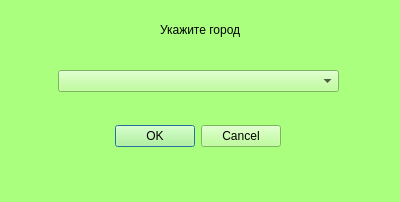
<?xml version="1.0" encoding="UTF-8"?>
<ui version="4.0">
 <class>Dialog</class>
 <widget class="QDialog" name="Dialog">
  <property name="geometry">
   <rect>
    <x>0</x>
    <y>0</y>
    <width>400</width>
    <height>202</height>
   </rect>
  </property>
  <property name="palette">
   <palette>
    <active>
     <colorrole role="WindowText">
      <brush brushstyle="SolidPattern">
       <color alpha="255">
        <red>0</red>
        <green>0</green>
        <blue>0</blue>
       </color>
      </brush>
     </colorrole>
     <colorrole role="Button">
      <brush brushstyle="SolidPattern">
       <color alpha="255">
        <red>170</red>
        <green>255</green>
        <blue>127</blue>
       </color>
      </brush>
     </colorrole>
     <colorrole role="Light">
      <brush brushstyle="SolidPattern">
       <color alpha="255">
        <red>255</red>
        <green>255</green>
        <blue>255</blue>
       </color>
      </brush>
     </colorrole>
     <colorrole role="Midlight">
      <brush brushstyle="SolidPattern">
       <color alpha="255">
        <red>212</red>
        <green>255</green>
        <blue>191</blue>
       </color>
      </brush>
     </colorrole>
     <colorrole role="Dark">
      <brush brushstyle="SolidPattern">
       <color alpha="255">
        <red>85</red>
        <green>127</green>
        <blue>63</blue>
       </color>
      </brush>
     </colorrole>
     <colorrole role="Mid">
      <brush brushstyle="SolidPattern">
       <color alpha="255">
        <red>113</red>
        <green>170</green>
        <blue>84</blue>
       </color>
      </brush>
     </colorrole>
     <colorrole role="Text">
      <brush brushstyle="SolidPattern">
       <color alpha="255">
        <red>0</red>
        <green>0</green>
        <blue>0</blue>
       </color>
      </brush>
     </colorrole>
     <colorrole role="BrightText">
      <brush brushstyle="SolidPattern">
       <color alpha="255">
        <red>255</red>
        <green>255</green>
        <blue>255</blue>
       </color>
      </brush>
     </colorrole>
     <colorrole role="ButtonText">
      <brush brushstyle="SolidPattern">
       <color alpha="255">
        <red>0</red>
        <green>0</green>
        <blue>0</blue>
       </color>
      </brush>
     </colorrole>
     <colorrole role="Base">
      <brush brushstyle="SolidPattern">
       <color alpha="255">
        <red>255</red>
        <green>255</green>
        <blue>255</blue>
       </color>
      </brush>
     </colorrole>
     <colorrole role="Window">
      <brush brushstyle="SolidPattern">
       <color alpha="255">
        <red>170</red>
        <green>255</green>
        <blue>127</blue>
       </color>
      </brush>
     </colorrole>
     <colorrole role="Shadow">
      <brush brushstyle="SolidPattern">
       <color alpha="255">
        <red>0</red>
        <green>0</green>
        <blue>0</blue>
       </color>
      </brush>
     </colorrole>
     <colorrole role="AlternateBase">
      <brush brushstyle="SolidPattern">
       <color alpha="255">
        <red>212</red>
        <green>255</green>
        <blue>191</blue>
       </color>
      </brush>
     </colorrole>
     <colorrole role="ToolTipBase">
      <brush brushstyle="SolidPattern">
       <color alpha="255">
        <red>255</red>
        <green>255</green>
        <blue>220</blue>
       </color>
      </brush>
     </colorrole>
     <colorrole role="ToolTipText">
      <brush brushstyle="SolidPattern">
       <color alpha="255">
        <red>0</red>
        <green>0</green>
        <blue>0</blue>
       </color>
      </brush>
     </colorrole>
    </active>
    <inactive>
     <colorrole role="WindowText">
      <brush brushstyle="SolidPattern">
       <color alpha="255">
        <red>0</red>
        <green>0</green>
        <blue>0</blue>
       </color>
      </brush>
     </colorrole>
     <colorrole role="Button">
      <brush brushstyle="SolidPattern">
       <color alpha="255">
        <red>170</red>
        <green>255</green>
        <blue>127</blue>
       </color>
      </brush>
     </colorrole>
     <colorrole role="Light">
      <brush brushstyle="SolidPattern">
       <color alpha="255">
        <red>255</red>
        <green>255</green>
        <blue>255</blue>
       </color>
      </brush>
     </colorrole>
     <colorrole role="Midlight">
      <brush brushstyle="SolidPattern">
       <color alpha="255">
        <red>212</red>
        <green>255</green>
        <blue>191</blue>
       </color>
      </brush>
     </colorrole>
     <colorrole role="Dark">
      <brush brushstyle="SolidPattern">
       <color alpha="255">
        <red>85</red>
        <green>127</green>
        <blue>63</blue>
       </color>
      </brush>
     </colorrole>
     <colorrole role="Mid">
      <brush brushstyle="SolidPattern">
       <color alpha="255">
        <red>113</red>
        <green>170</green>
        <blue>84</blue>
       </color>
      </brush>
     </colorrole>
     <colorrole role="Text">
      <brush brushstyle="SolidPattern">
       <color alpha="255">
        <red>0</red>
        <green>0</green>
        <blue>0</blue>
       </color>
      </brush>
     </colorrole>
     <colorrole role="BrightText">
      <brush brushstyle="SolidPattern">
       <color alpha="255">
        <red>255</red>
        <green>255</green>
        <blue>255</blue>
       </color>
      </brush>
     </colorrole>
     <colorrole role="ButtonText">
      <brush brushstyle="SolidPattern">
       <color alpha="255">
        <red>0</red>
        <green>0</green>
        <blue>0</blue>
       </color>
      </brush>
     </colorrole>
     <colorrole role="Base">
      <brush brushstyle="SolidPattern">
       <color alpha="255">
        <red>255</red>
        <green>255</green>
        <blue>255</blue>
       </color>
      </brush>
     </colorrole>
     <colorrole role="Window">
      <brush brushstyle="SolidPattern">
       <color alpha="255">
        <red>170</red>
        <green>255</green>
        <blue>127</blue>
       </color>
      </brush>
     </colorrole>
     <colorrole role="Shadow">
      <brush brushstyle="SolidPattern">
       <color alpha="255">
        <red>0</red>
        <green>0</green>
        <blue>0</blue>
       </color>
      </brush>
     </colorrole>
     <colorrole role="AlternateBase">
      <brush brushstyle="SolidPattern">
       <color alpha="255">
        <red>212</red>
        <green>255</green>
        <blue>191</blue>
       </color>
      </brush>
     </colorrole>
     <colorrole role="ToolTipBase">
      <brush brushstyle="SolidPattern">
       <color alpha="255">
        <red>255</red>
        <green>255</green>
        <blue>220</blue>
       </color>
      </brush>
     </colorrole>
     <colorrole role="ToolTipText">
      <brush brushstyle="SolidPattern">
       <color alpha="255">
        <red>0</red>
        <green>0</green>
        <blue>0</blue>
       </color>
      </brush>
     </colorrole>
    </inactive>
    <disabled>
     <colorrole role="WindowText">
      <brush brushstyle="SolidPattern">
       <color alpha="255">
        <red>85</red>
        <green>127</green>
        <blue>63</blue>
       </color>
      </brush>
     </colorrole>
     <colorrole role="Button">
      <brush brushstyle="SolidPattern">
       <color alpha="255">
        <red>170</red>
        <green>255</green>
        <blue>127</blue>
       </color>
      </brush>
     </colorrole>
     <colorrole role="Light">
      <brush brushstyle="SolidPattern">
       <color alpha="255">
        <red>255</red>
        <green>255</green>
        <blue>255</blue>
       </color>
      </brush>
     </colorrole>
     <colorrole role="Midlight">
      <brush brushstyle="SolidPattern">
       <color alpha="255">
        <red>212</red>
        <green>255</green>
        <blue>191</blue>
       </color>
      </brush>
     </colorrole>
     <colorrole role="Dark">
      <brush brushstyle="SolidPattern">
       <color alpha="255">
        <red>85</red>
        <green>127</green>
        <blue>63</blue>
       </color>
      </brush>
     </colorrole>
     <colorrole role="Mid">
      <brush brushstyle="SolidPattern">
       <color alpha="255">
        <red>113</red>
        <green>170</green>
        <blue>84</blue>
       </color>
      </brush>
     </colorrole>
     <colorrole role="Text">
      <brush brushstyle="SolidPattern">
       <color alpha="255">
        <red>85</red>
        <green>127</green>
        <blue>63</blue>
       </color>
      </brush>
     </colorrole>
     <colorrole role="BrightText">
      <brush brushstyle="SolidPattern">
       <color alpha="255">
        <red>255</red>
        <green>255</green>
        <blue>255</blue>
       </color>
      </brush>
     </colorrole>
     <colorrole role="ButtonText">
      <brush brushstyle="SolidPattern">
       <color alpha="255">
        <red>85</red>
        <green>127</green>
        <blue>63</blue>
       </color>
      </brush>
     </colorrole>
     <colorrole role="Base">
      <brush brushstyle="SolidPattern">
       <color alpha="255">
        <red>170</red>
        <green>255</green>
        <blue>127</blue>
       </color>
      </brush>
     </colorrole>
     <colorrole role="Window">
      <brush brushstyle="SolidPattern">
       <color alpha="255">
        <red>170</red>
        <green>255</green>
        <blue>127</blue>
       </color>
      </brush>
     </colorrole>
     <colorrole role="Shadow">
      <brush brushstyle="SolidPattern">
       <color alpha="255">
        <red>0</red>
        <green>0</green>
        <blue>0</blue>
       </color>
      </brush>
     </colorrole>
     <colorrole role="AlternateBase">
      <brush brushstyle="SolidPattern">
       <color alpha="255">
        <red>170</red>
        <green>255</green>
        <blue>127</blue>
       </color>
      </brush>
     </colorrole>
     <colorrole role="ToolTipBase">
      <brush brushstyle="SolidPattern">
       <color alpha="255">
        <red>255</red>
        <green>255</green>
        <blue>220</blue>
       </color>
      </brush>
     </colorrole>
     <colorrole role="ToolTipText">
      <brush brushstyle="SolidPattern">
       <color alpha="255">
        <red>0</red>
        <green>0</green>
        <blue>0</blue>
       </color>
      </brush>
     </colorrole>
    </disabled>
   </palette>
  </property>
  <property name="windowTitle">
   <string>Выбор города</string>
  </property>
  <widget class="QDialogButtonBox" name="buttonBox">
   <property name="geometry">
    <rect>
     <x>-60</x>
     <y>120</y>
     <width>341</width>
     <height>32</height>
    </rect>
   </property>
   <property name="orientation">
    <enum>Qt::Horizontal</enum>
   </property>
   <property name="standardButtons">
    <set>QDialogButtonBox::Cancel|QDialogButtonBox::Ok</set>
   </property>
  </widget>
  <widget class="QLabel" name="label">
   <property name="geometry">
    <rect>
     <x>160</x>
     <y>20</y>
     <width>101</width>
     <height>20</height>
    </rect>
   </property>
   <property name="text">
    <string>Укажите город</string>
   </property>
  </widget>
  <widget class="QComboBox" name="comboBox">
   <property name="geometry">
    <rect>
     <x>58</x>
     <y>70</y>
     <width>281</width>
     <height>22</height>
    </rect>
   </property>
  </widget>
 </widget>
 <resources/>
 <connections>
  <connection>
   <sender>buttonBox</sender>
   <signal>accepted()</signal>
   <receiver>Dialog</receiver>
   <slot>accept()</slot>
   <hints>
    <hint type="sourcelabel">
     <x>248</x>
     <y>254</y>
    </hint>
    <hint type="destinationlabel">
     <x>157</x>
     <y>274</y>
    </hint>
   </hints>
  </connection>
  <connection>
   <sender>buttonBox</sender>
   <signal>rejected()</signal>
   <receiver>Dialog</receiver>
   <slot>reject()</slot>
   <hints>
    <hint type="sourcelabel">
     <x>316</x>
     <y>260</y>
    </hint>
    <hint type="destinationlabel">
     <x>286</x>
     <y>274</y>
    </hint>
   </hints>
  </connection>
 </connections>
</ui>
